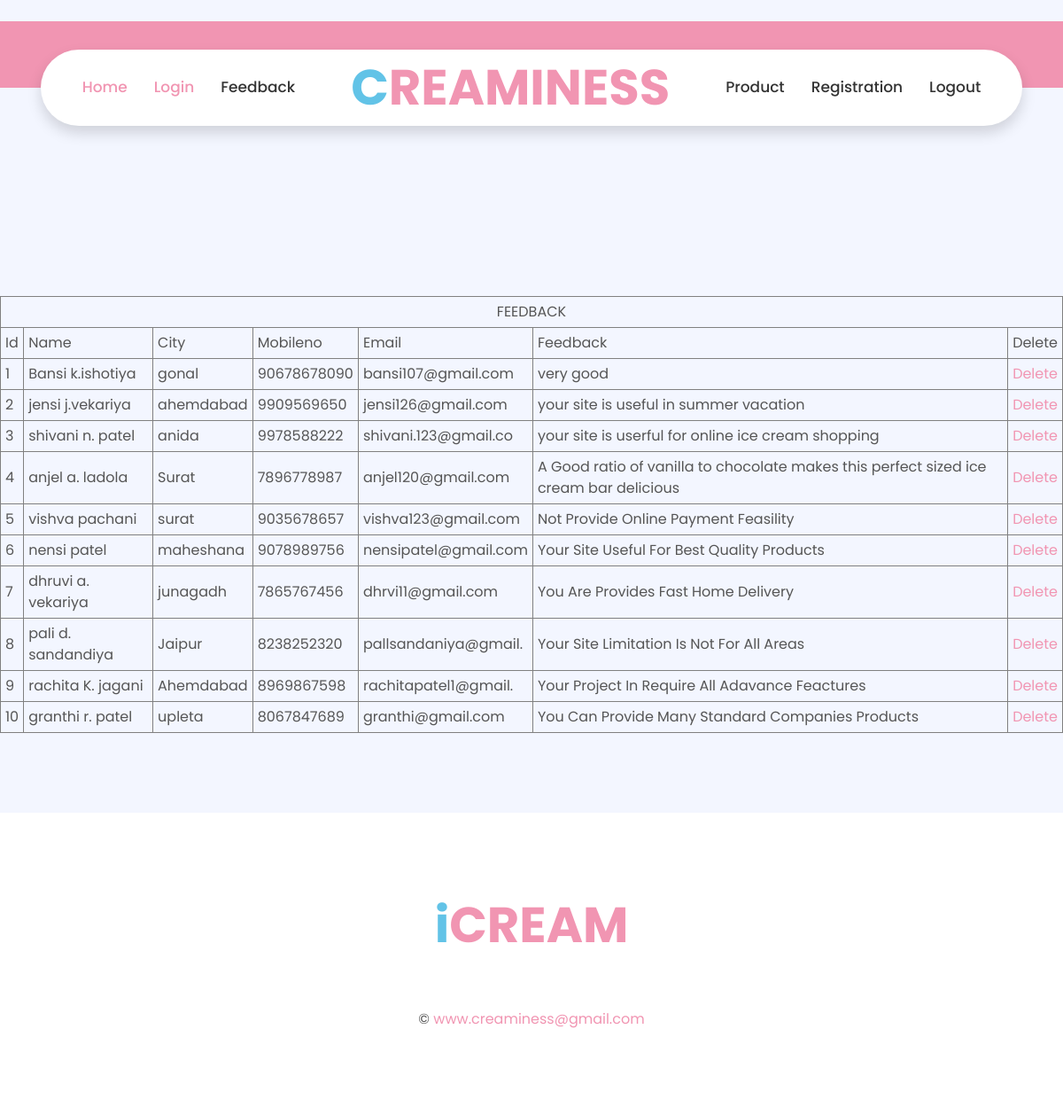
Page /project/admin/feedbackmaster.php on the committed database.
### tables this page shows
CREATE TABLE `feedback` (
  `id` int(11) NOT NULL,
  `name` varchar(20) NOT NULL,
  `city` varchar(15) NOT NULL,
  `mobileno` bigint(12) NOT NULL,
  `email` varchar(20) NOT NULL,
  `feedback` varchar(255) NOT NULL
);

### project/admin/feedbackmaster.php (the view)
<?php include("header.php");?>
<br>
<br>
<br>
<br>
<br>
<table class="tbl" border="1" cellpadding="5" cellspacing="5" align="center">
<tr>
    <td colspan="8" align="center">FEEDBACK</td>
</tr>
<tr class="th1">
	<td>Id</td>
	<td>Name</td>
	<td>City</td>
	<td>Mobileno</td>
	<td>Email</td>
	<td>Feedback</td>
	<td>Delete</td>
</tr>
<?php
	include("con1.php");
	$query="select*from feedback";
	$result=mysqli_query($con,$query);
	while($row=mysqli_fetch_array($result))
	{
		echo "<tr><td>";
		echo $row["id"];
		echo "</td><td>";
		echo $row["name"];
		echo "</td><td>";
		echo $row["city"];
		echo "</td><td>";
		echo $row["mobileno"];
		echo "</td><td>";
		echo $row["email"];
		echo "</td><td>";
		echo $row["feedback"];
		echo "</td><td>";
		echo "<a
		href='feedbackdelete.php?id=".$row[0]."'>Delete
		</a>";
		echo "</td></tr>";
	}
?>
</table>
<?php include("footer.php");?>

### project/admin/header.php (shortened to what this page needs)
<!DOCTYPE html>
<html lang="en">
<head>
    <link href="https://cdnjs.cloudflare.com/ajax/libs/font-awesome/5.10.0/css/all.min.css" rel="stylesheet">
    <link href="lib/owlcarousel/assets/owl.carousel.min.css" rel="stylesheet">
    <link href="lib/lightbox/css/lightbox.min.css" rel="stylesheet">
    <link href="css/style.css" rel="stylesheet">
</head>
<body>
    <div class="container-fluid bg-primary py-3 d-none d-md-block">
    </div>
    <div class="container-fluid position-relative nav-bar p-0">
        <div class="container-lg position-relative p-0 px-lg-3" style="z-index: 9;">
            <nav class="navbar navbar-expand-lg bg-white navbar-light shadow p-lg-0">
                <div class="collapse navbar-collapse justify-content-between" id="navbarCollapse">
                    <div class="navbar-nav ml-auto py-0">
                        <a href="adminhome.php" class="nav-item nav-link active">Home</a>
						 <a href="login.php" class="nav-item nav-link active">Login</a>
                        <a href="feedbackmaster.php" class="nav-item nav-link">Feedback</a>
                    </div>
                    <a href="index.html" class="navbar-brand mx-5 d-none d-lg-block">
                        <h1 class="m-0 display-4 text-primary"><span class="text-secondary">C</span>REAMINESS</h1>
                    </a>
                    <div class="navbar-nav mr-auto py-0">
                        <a href="productmaster.php" class="nav-item nav-link">Product</a>
                        <a href="registrationmaster.php" class="nav-item nav-link">Registration</a>
                        <a href="logout.php" class="nav-item nav-link">Logout</a>
                    </div>
                </div>
            </nav>
        </div>
    </div>
	<br>
	<br>
	<br>

### project/admin/footer.php (shortened to what this page needs)
    <div class="container-fluid footer bg-light py-5" style="margin-top: 90px;">
        <div class="container text-center py-5">
            <div class="row">
                <div class="col-12 mb-4">
                    <a href="index.html" class="navbar-brand m-0">
                        <h1 class="m-0 mt-n2 display-4 text-primary"><span class="text-secondary">i</span>CREAM</h1>
                    </a>
                </div>
                </div>
                <div class="col-12">
                    <p class="m-0">&copy; <a href="#">www.creaminess@gmail.com</a> <a href="https://htmlcodex.com"></a>
                    </p>
                </div>
            </div>
        </div>
</body>
</html>

### rows in the picture
feedback: id "1", name "Bansi k.ishotiya", city "gonal", mobileno "90678678090", email "bansi107@gmail.com", feedback "very good"
feedback: id "2", name "jensi j.vekariya", city "ahemdabad", mobileno "9909569650", email "jensi126@gmail.com", feedback "your site is useful in summer vacation"
feedback: id "3", name "shivani n. patel", city "anida", mobileno "9978588222", email "shivani.123@gmail.co", feedback "your site is userful for online ice cream shopping"
feedback: id "4", name "anjel a. ladola", city "Surat", mobileno "7896778987", email "anjel120@gmail.com", feedback "A Good ratio of vanilla to chocolate makes this perfect sized ice cream bar delicious"
feedback: id "5", name "vishva pachani", city "surat", mobileno "9035678657", email "vishva123@gmail.com", feedback "Not Provide Online Payment Feasility"
feedback: id "6", name "nensi patel", city "maheshana", mobileno "9078989756", email "nensipatel@gmail.com", feedback "Your Site Useful For Best Quality Products"
feedback: id "7", name "dhruvi a. vekariya", city "junagadh", mobileno "7865767456", email "dhrvi11@gmail.com", feedback "You Are Provides Fast Home Delivery"
feedback: id "8", name "pali d. sandandiya", city "Jaipur", mobileno "8238252320", email "pallsandaniya@gmail.", feedback "Your Site Limitation Is Not For All Areas"
feedback: id "9", name "rachita K. jagani", city "Ahemdabad", mobileno "8969867598", email "rachitapatel1@gmail.", feedback "Your Project In Require All Adavance Feactures"
feedback: id "10", name "granthi r. patel", city "upleta", mobileno "8067847689", email "granthi@gmail.com", feedback "You Can Provide Many Standard Companies Products"
